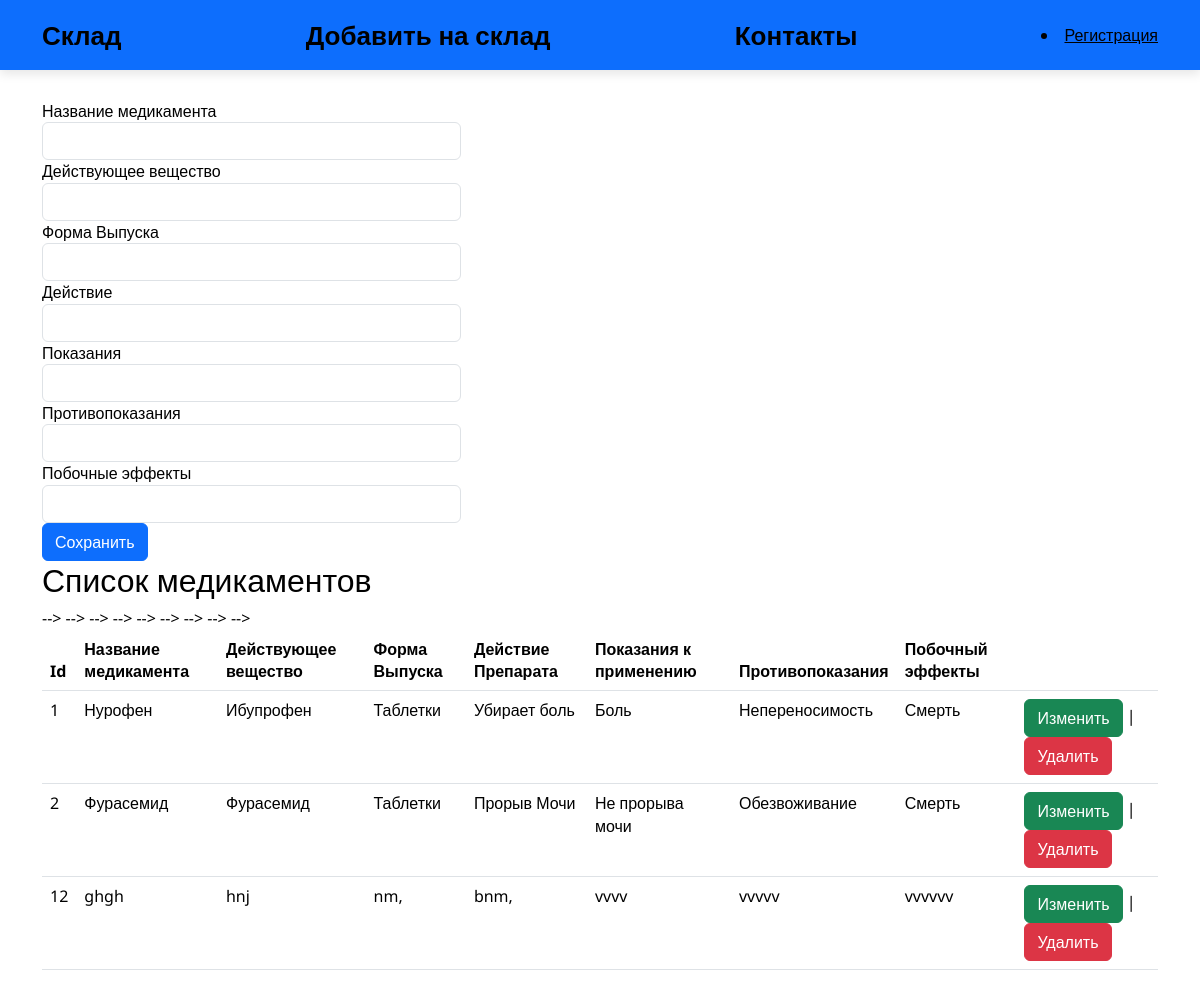
The app's page /index_addDel.html with its own data.
### app1/models.py (models this page shows)
class Farma(models.Model):
    name = models.CharField(max_length=50)
    agent = models.CharField(max_length=50)
    form = models.CharField(max_length=10)
    action = models.CharField(max_length=500)
    need = models.CharField(max_length=500)
    non = models.CharField(max_length=500)
    subAction = models.CharField(max_length=500)

### app1/views.py (the view)
# urls.py: path('index_addDel.html', index_addDel),
def index_addDel(request):
    farma = Farma.objects.all()
    return render(request, "html/index_addDel.html", {"farma": farma})

### app1/templates/html/index_addDel.html (shortened to what this page needs)
<!DOCTYPE html>
<html lang="ru">
<head>
	<link rel="stylesheet" href="/static/styles/bootstrap-reboot.min.css">
	<link rel="stylesheet" href="/static/styles/bootstrap-grid.min.css">
    <link href="https://cdn.jsdelivr.net/npm/bootstrap@5.3.2/dist/css/bootstrap.min.css" rel="stylesheet">
	<link rel="stylesheet" href="/static/styles/styles.css">
</head>
<body>
	<nav class="navbar navbar-expand-lg navbar navbar-dark bg-primary">
		<div class="container">
			<a href="index.html" class="navbar-brand">Склад</a>
            <a href="index_addDel.html" class="navbar-brand">Добавить на склад</a>
            <a href="index_info.html" class="navbar-brand">Контакты</a>
            {% if request.user.is_authenticated %}
				    <li><a style = "color: black">{{ user.get_username }} </a>|<a style = "color: black" href="/logout">Выйти</a></li>
				{% else %}
				     <li><a style = "color: black" href="index_register.html">Регистрация</a></li>
				{% endif %}
		</div>
	</nav>
    <div class="container">
        <form method="POST" action="create/">
            <div class="form-row">
               <div class="form-group col-md-6">
                   <label for = "Prep">Название медикамента</label><br>
                        <input type="text" class="form-control" name="name" id = "Prep"  required/>
               </div>
               <div class="form-group col-md-6">
                   <label for="agent">Действующее вещество</label><br>
                        <input type="text" class="form-control" name="agent" id ="agent"  required/>
               </div>
               <div class="form-group col-md-6">
                    <label for="form">Форма Выпуска</label>
                    <input type="text" class="form-control" name = "form" id="form"  required/>
               </div>
               <div class="form-group col-md-6">
                    <label for="action">Действие</label>
                        <input type="text" class="form-control" name = "action" id="action"  required/>
               </div>
               <div class="form-group col-md-6">
                   <label for="need">Показания</label><br>
                   <input type="text" class="form-control" name="need" id="need" required/>
               </div>
               <div class="form-group col-md-6">
                   <label for="non">Противопоказания</label><br>
                    <input type="text" class="form-control" name="non" id="non"/>
               </div>
               <div class="form-group col-md-6">
                   <label for="sub">Побочные эффекты</label><br>
                    <input type="text" class="form-control" name="subAction" id="sub"/>
               </div>
          </div>
            <input type="submit" value="Сохранить" class="btn btn-primary">
        </form>
    </div>
    {% if farma.count > 0 %}
    <div class="container">
    <h2>Список медикаментов</h2>
    <table class="table table-hover">
        <thead>
        <th>Id</th>
        <th>Название медикамента</th>
        <th>Действующее вещество</th>
        <th>Форма Выпуска</th>
        <th>Действие Препарата</th>
        <th>Показания к применению</th>
        <th>Противопоказания</th>
        <th>Побочный эффекты</th>
        <th></th></thead>
        {% for prep in farma %}
        <tr>
            <td>{{ prep.id }}</td>
            <td>{{ prep.name }}</td>
            <td>{{ prep.agent }}</td>
            <td>{{ prep.form }}</td>-->
            <td>{{ prep.action }}</td> -->
            <td>{{ prep.need }}</td>
            <td>{{ prep.non }}</td>
            <td>{{ prep.subAction }}</td>-->
            <td><a class="btn btn-success" href="edit/{{prep.id}}">Изменить</a> | <a class="btn btn-danger" href="delete/{{prep.id}}">Удалить</a></td>
        </tr>
        {% endfor %}
    </table>
    {% endif %}
    </div>
</body>
</html>

### static/styles/styles.css (style rules this page uses)
body { position: relative; font-family: 'Noto Sans', sans-serif; font-size: 16px; line-height: 1.4; color: #000; min-width: 320px; overflow-x: hidden; height: auto; }
.navbar { width: 100%; height: 70px; box-shadow: 0 4px 10px rgba(0, 0, 0, .1); margin-bottom: 30px; }
.navbar .container { height: inherit; display: flex; justify-content: space-between; align-items: center; }
.navbar-brand { font-weight: 700; font-size: 26px; text-decoration: none; color: #000; transition: all .1s ease-in-out; }
.form-control { width: 75%; }

### records on screen
Farma: id "1", name "Нурофен", agent "Ибупрофен", form "Таблетки", action "Убирает боль", need "Боль", non "Непереносимость", subAction "Смерть"
Farma: id "2", name "Фурасемид", agent "Фурасемид", form "Таблетки", action "Прорыв Мочи", need "Не прорыва мочи", non "Обезвоживание", subAction "Смерть"
Farma: id "12", name "ghgh", agent "hnj", form "nm,", action "bnm,", need "vvvv", non "vvvvv", subAction "vvvvvv"
